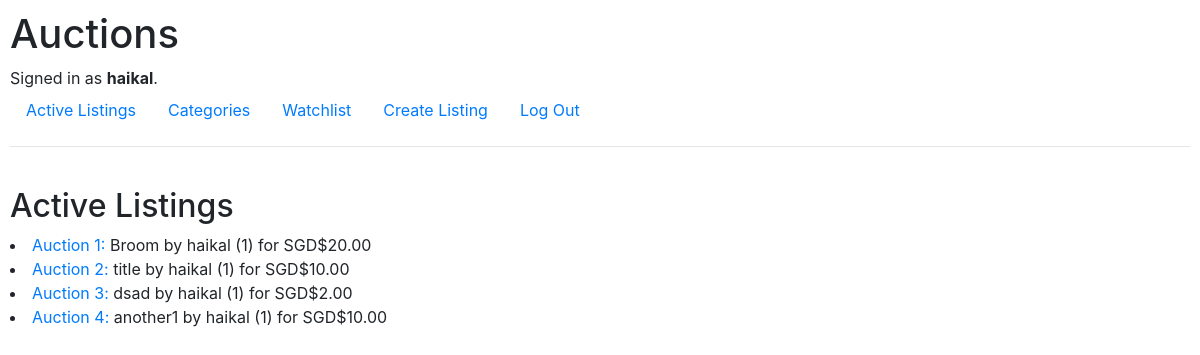
The app's page /auctions/ (signed in), older data.
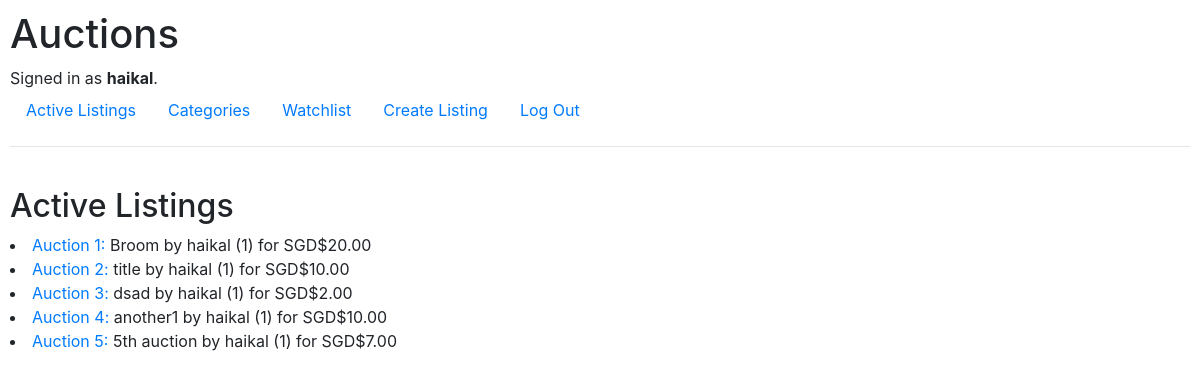
The same page, newer data.
### auctions/models.py (models this page shows, shortened)
class Auction(models.Model):
    title = models.CharField(max_length=32)
    description = models.TextField(max_length=100)
    user = models.ForeignKey(User, on_delete=models.CASCADE, related_name="listings")
    watchlist = models.ManyToManyField(User, blank=True, related_name="watchlist")
    price = models.DecimalField(max_digits=5, decimal_places=2) # initial price
    bid = models.DecimalField(max_digits=5, decimal_places=2)
    bidder = models.ManyToManyField(User, blank=True, related_name="bidder")
    picture = models.URLField()
    category = models.CharField(max_length=32)

class User(AbstractUser):
    country = models.CharField(max_length=64)
    def __str__(self):
        return f"{self.username} ({self.id})"

### auctions/views.py (the view)
# urls.py: path("", views.index, name="index"),
def index(request):
    return render(request, "auctions/index.html", {
        "auctions": Auction.objects.all()
    })

### auctions/templates/auctions/index.html
{% extends "auctions/layout.html" %}
{% block body %}
    {% if user.is_authenticated %}
        <br>
        <h2>Active Listings</h2>
        {% for auction in auctions %}
            <li> <a href="{% url 'auctions:listing' auction.id %}">Auction {{ auction.id }}:</a> {{ auction.title }} by {{ auction.user }} for SGD${{ auction.price }} </li>
        {% endfor %}
    {% endif %}
{% endblock %}

Row changes from the older to the newer data that the page shows:
added Auction: id "5", title "5th auction", user "haikal (1)", price "7.00"
